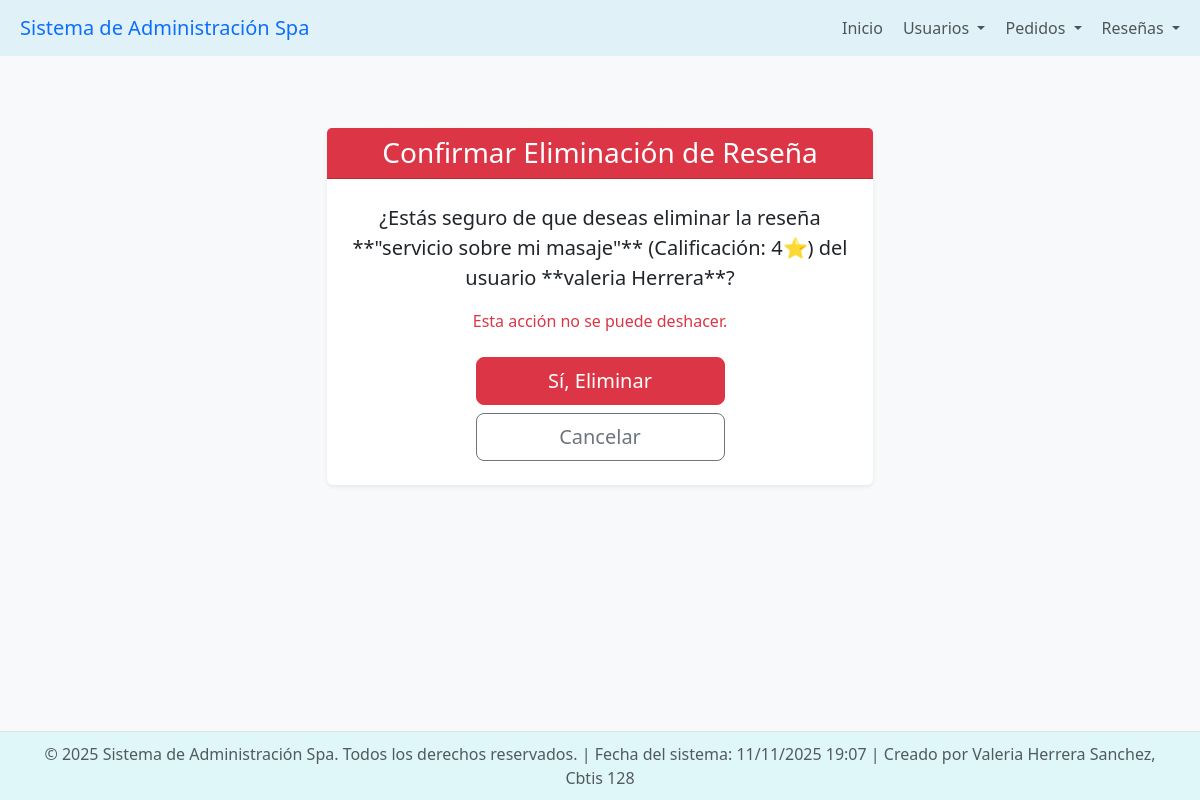
/reseñas/borrar/6/, run on the app's committed database.
### app_Spa/models.py (models this page shows, shortened)
class Reseñas(models.Model):
    id_reseña = models.AutoField(primary_key=True, unique=True)
    usuario = models.ForeignKey(
        Usuarios,
        on_delete=models.CASCADE,
        related_name="reseñas"
    )
    pedido = models.ForeignKey(
        Pedidos,
        on_delete=models.CASCADE,
        related_name="reseñas"
    )
    titulo = models.CharField(max_length=100)
    comentario = models.TextField()
    calificacion = models.IntegerField(default=5)
    fecha_creacion = models.DateTimeField(auto_now_add=True)
    visible = models.BooleanField(default=True)

class Usuarios(models.Model):
    id_usuario = models.AutoField(primary_key=True)
    nombre_completo = models.CharField(max_length=100)
    correo = models.EmailField(unique=True, max_length=250)
    telefono = models.CharField(max_length=15)
    direccion = models.CharField(max_length=200)
    fecha_registro = models.DateTimeField(auto_now_add=True)
    activo = models.BooleanField(default=True)

### app_Spa/views.py (called while the page is built)
def borrar_reseñas(request, id_reseña):
    reseña = get_object_or_404(Reseñas, pk=id_reseña)
    if request.method == 'POST':
        reseña.delete()
        return redirect('ver_reseñas')
    return render(request, 'reseñas/borrar_reseñas.html', {'reseña': reseña})

### app_Spa/templates/reseñas/borrar_reseñas.html (shortened to what this page needs)
{% extends 'base.html' %}
{% block content %}
<div class="row justify-content-center mt-5">
    <div class="col-md-8 col-lg-6">
        <div class="card shadow-sm border-0">
            <div class="card-header bg-danger text-white text-center">
                <h3 class="mb-0">Confirmar Eliminación de Reseña</h3>
            </div>
            <div class="card-body p-4 text-center">
                <p class="lead">¿Estás seguro de que deseas eliminar la reseña **"{{ reseña.titulo }}"** (Calificación: {{ reseña.calificacion }}⭐) del usuario **{{ reseña.usuario.nombre_completo }}**?</p>
                <p class="text-danger">Esta acción no se puede deshacer.</p>
                <form method="post">
                    <div class="d-grid gap-2 col-6 mx-auto mt-4">
                        <button type="submit" class="btn btn-danger btn-lg">Sí, Eliminar</button>
                        <a href="{% url 'ver_reseñas' %}" class="btn btn-outline-secondary btn-lg">Cancelar</a>
                    </div>
                </form>
            </div>
        </div>
    </div>
</div>
{% endblock %}

### app_Spa/templates/base.html (style rules this page uses)
body { display: flex; flex-direction: column; min-height: 100vh; background-color: #f8f9fa; }
:root { --primary-light: #e0f7fa; --secondary-light: #fce4ec; --text-dark: #343a40; --accent-blue: #81d4fa; }

### data on the page
Reseñas: titulo "servicio sobre mi masaje", calificacion "4", usuario.nombre_completo "valeria Herrera"
